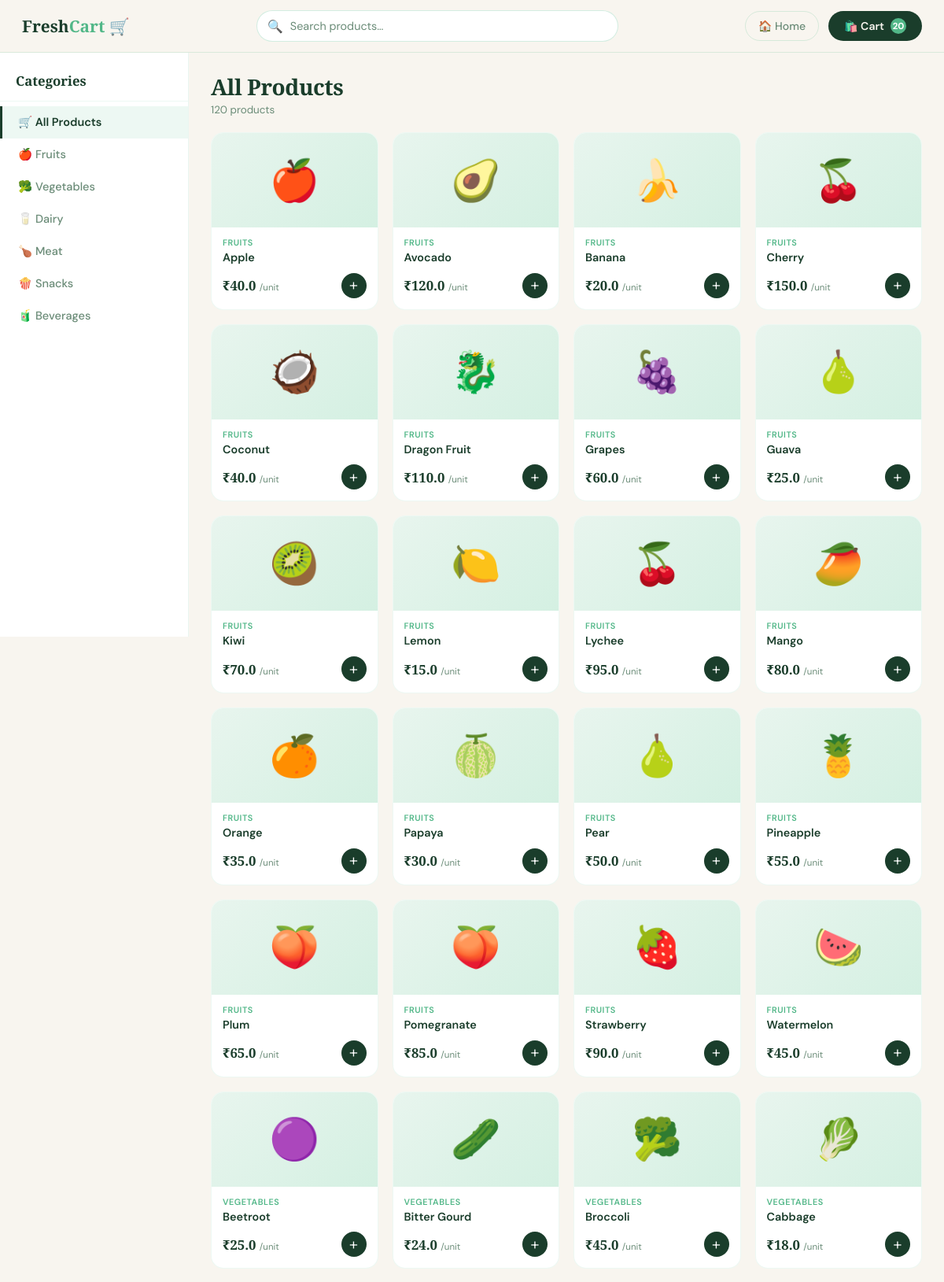
/shop (signed in, upper part), run on the app's committed database.
### tables this page shows
CREATE TABLE products (
            id       INTEGER PRIMARY KEY AUTOINCREMENT,
            name     TEXT    UNIQUE NOT NULL,
            category TEXT    NOT NULL,
            price    REAL    NOT NULL,
            emoji    TEXT    NOT NULL DEFAULT '📦',
            desc     TEXT    NOT NULL DEFAULT ''
        );

### app.py (the view)
@app.route("/shop")
def shop():
    if "user" not in session:
        return redirect(url_for("login"))
    selected = request.args.get("category")
    db       = get_db()
    if selected and selected in ALL_PRODUCTS:
        rows = db.execute(
            "SELECT * FROM products WHERE category=? ORDER BY name", (selected,)
        ).fetchall()
        products = {selected: [dict(r) for r in rows]}
    else:
        products  = {}
        selected  = None
        for cat in ALL_PRODUCTS:
            rows = db.execute(
                "SELECT * FROM products WHERE category=? ORDER BY name", (cat,)
            ).fetchall()
            products[cat] = [dict(r) for r in rows]
    username   = session["user"]
    cart       = db_get_cart(username)
    cart_count = sum(i["qty"] for i in cart)
    return render_template("product.html",
                           products=products,
                           all_categories=list(ALL_PRODUCTS.keys()),
                           selected=selected,
                           cart_count=cart_count)

### app.py (called while the page is built)
def get_db():
    if "db" not in g:
        g.db = sqlite3.connect(DATABASE)
        g.db.row_factory = sqlite3.Row
        g.db.execute("PRAGMA foreign_keys = ON")
    return g.db

def db_get_cart(username):
    db = get_db()
    rows = db.execute("""
        SELECT p.id AS product_id, p.name, p.price, p.emoji, p.category, c.qty
        FROM   cart c
        JOIN   products p ON p.id = c.product_id
        WHERE  c.username = ?
        ORDER  BY p.name
    """, (username,)).fetchall()
    return [dict(r) for r in rows]

### templates/product.html (shortened to what this page needs)
<!DOCTYPE html>
<html lang="en">
<head>
</head>
<body>
<div class="topbar">
  <a href="/dashboard" class="topbar-logo">Fresh<span>Cart</span> 🛒</a>
  <div class="search-wrap">
    <span class="search-icon">🔍</span>
    <input type="text" id="searchInput" placeholder="Search products…" oninput="filterProducts()">
  </div>
  <div class="topbar-right">
    <a href="/dashboard" class="home-btn">🏠 Home</a>
    <a href="/cart" class="cart-btn">
      🛍️ Cart <span class="cart-count">{{ cart_count }}</span>
    </a>
  </div>
</div>
<div class="layout">
  <aside class="sidebar">
    <h3>Categories</h3>
    <a href="/shop" class="cat-link {% if not selected %}active{% endif %}">
      🛒 All Products
    </a>
    {% for category in all_categories %}
    <a href="{{ url_for('shop', category=category) }}"
       class="cat-link {% if selected == category %}active{% endif %}">
      {% if category == 'Fruits' %}🍎
      {% elif category == 'Vegetables' %}🥦
      {% elif category == 'Dairy' %}🥛
      {% elif category == 'Meat' %}🍗
      {% elif category == 'Snacks' %}🍿
      {% elif category == 'Beverages' %}🧃
      {% else %}📦{% endif %}
      {{ category }}
    </a>
    {% endfor %}
  </aside>
  <main class="content">
    <div class="content-header">
      <h2>{% if selected %}{{ selected }}{% else %}All Products{% endif %}</h2>
      <div class="product-count" id="productCount"></div>
    </div>
    <div class="products-grid" id="productsGrid">
      {% for category, items in products.items() %}
        {% for item in items %}
          <div class="product-card"
               data-name="{{ item.name }}"
               data-category="{{ category }}"
               data-price="{{ item.price }}"
               data-emoji="{{ item.emoji if item.emoji else '📦' }}"
               data-desc="{{ item.desc if item.desc else 'Fresh quality ' ~ item.name }}"
               onclick="openModal(this)">
            <div class="card-img">{{ item.emoji if item.emoji else '📦' }}</div>
            <div class="card-body">
              <div class="card-cat">{{ category }}</div>
              <div class="card-name">{{ item.name }}</div>
              <div class="card-footer">
                <div class="card-price">₹{{ item.price }} <small>/unit</small></div>
                <a href="{{ url_for('add_to_cart', name=item.name, price=item.price) }}"
                   class="add-btn"
                   onclick="event.stopPropagation();"
                   title="Add to cart">+</a>
              </div>
            </div>
          </div>
        {% endfor %}
      {% endfor %}
    </div>
  </main>
</div>
</body>
</html>

### data on the page
products: emoji "🍎", category "FRUITS", name "Apple", price "40.0"
products: emoji "🥑", category "FRUITS", name "Avocado", price "120.0"
products: emoji "🍌", category "FRUITS", name "Banana", price "20.0"
products: emoji "🍒", category "FRUITS", name "Cherry", price "150.0"
products: emoji "🥥", category "FRUITS", name "Coconut", price "40.0"
products: emoji "🐉", category "FRUITS", name "Dragon Fruit", price "110.0"
products: emoji "🍇", category "FRUITS", name "Grapes", price "60.0"
products: emoji "🍐", category "FRUITS", name "Guava", price "25.0"
products: emoji "🥝", category "FRUITS", name "Kiwi", price "70.0"
products: emoji "🍋", category "FRUITS", name "Lemon", price "15.0"
products: emoji "🍒", category "FRUITS", name "Lychee", price "95.0"
products: emoji "🥭", category "FRUITS", name "Mango", price "80.0"
products: emoji "🍊", category "FRUITS", name "Orange", price "35.0"
products: emoji "🍈", category "FRUITS", name "Papaya", price "30.0"
products: emoji "🍐", category "FRUITS", name "Pear", price "50.0"
products: emoji "🍍", category "FRUITS", name "Pineapple", price "55.0"
products: emoji "🍑", category "FRUITS", name "Plum", price "65.0"
products: emoji "🍑", category "FRUITS", name "Pomegranate", price "85.0"
products: emoji "🍓", category "FRUITS", name "Strawberry", price "90.0"
products: emoji "🍉", category "FRUITS", name "Watermelon", price "45.0"
products: emoji "🟣", category "VEGETABLES", name "Beetroot", price "25.0"
products: emoji "🥒", category "VEGETABLES", name "Bitter Gourd", price "24.0"
products: emoji "🥦", category "VEGETABLES", name "Broccoli", price "45.0"
products: emoji "🥬", category "VEGETABLES", name "Cabbage", price "18.0"

### other printed values
{{ cart_count }} "20"
{{ category }} "Fruits" "Vegetables" "Dairy" "Meat" "Snacks" "Beverages"
